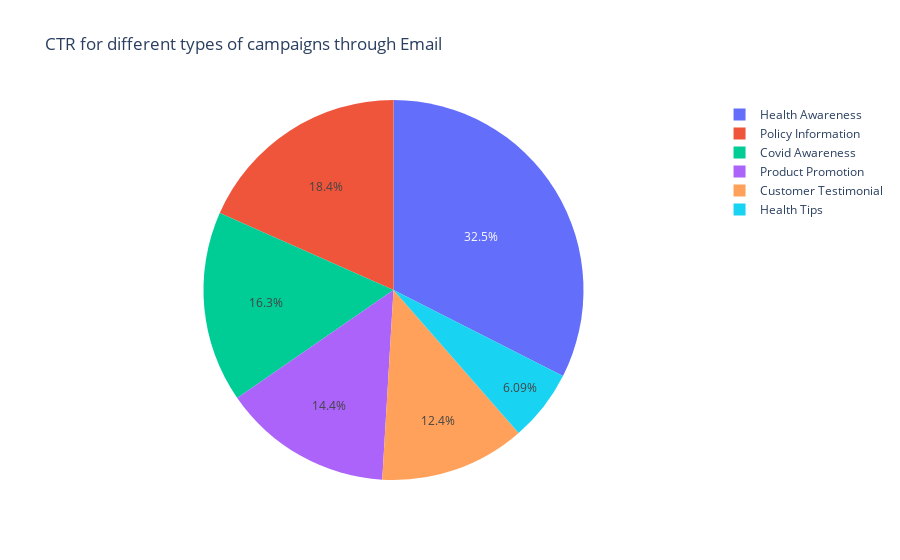

Notebook code for this chart:
### Markdown cell above
### As we saw in the previous table, highest CTR is for campaigns through Email, further if we cateogrise platform type and campagin type, with previous knowledge in mind, in Email campaigns Health Awareness campaign is very effective with signup rate of 1.05% also has the lowest CAC with 0.933$ and highest CTR with 28.96%. Covid awareness and Health Tips campagins seems to be ineffctive and costing us about ~3550$ approx. Hence it is wise to consider the allocation of budgets in Email campaigning keeping in mind this suggestion is for customer acquisition.  For covid awareness campaign, CTR is next to the Policy Information campaign with 14.51% in the third position.

### Code cell
fig = px.pie(
    data_frame=df_campaign_plat_reset[df_campaign_plat_reset['platform']=="Email"],
    values="click_through_rate",
    names="campaign_type",
    title=" CTR for different types of campaigns through Email"
)
fig.show()
fig.write_html(r'C:\Users\karthikeya\health_tech_analytics\plots\CTR for different types of campaigns through Email.html')
fig.write_image(r'C:\Users\karthikeya\health_tech_analytics\plots\CTR for different types of campaigns through Email.png')

### Figure 1 — Plotly figure (JSON) as saved in the notebook; plotly's stock layout.template omitted (floating-point values rounded to 4 significant figures)
{"data": [{"domain": {"x": [0, 1], "y": [0, 1]}, "hovertemplate": "campaign_type=%{label}<br>click_through_rate=%{value}<extra></extra>", "labels": ["Covid Awareness", "Customer Testimonial", "Health Awareness", "Health Tips", "Policy Information", "Product Promotion"], "legendgroup": "", "name": "", "showlegend": true, "type": "pie", "values": [14.51, 11.06, 28.97, 5.434, 16.39, 12.87]}], "layout": {"legend": {"tracegroupgap": 0}, "title": {"text": " CTR for different types of campaigns through Email"}}}
